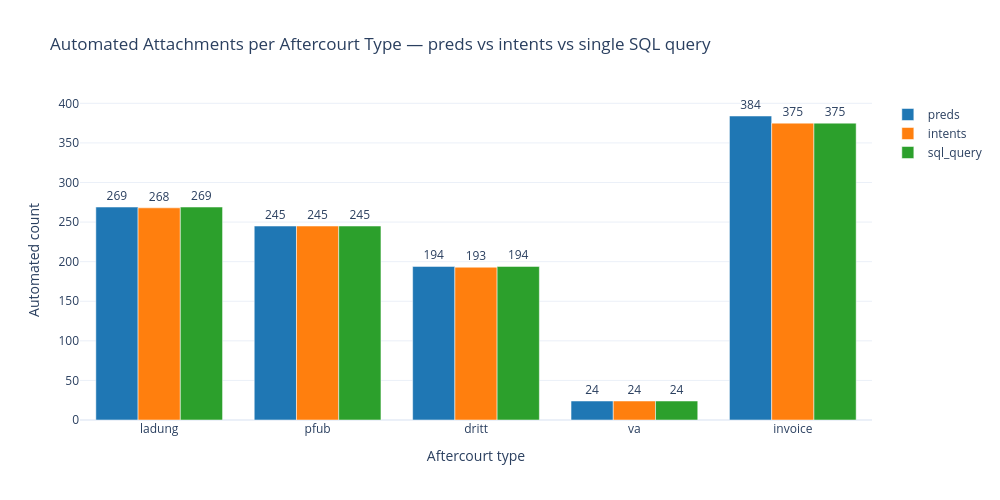

Notebook source saved alongside this figure:
### Code cell
# Grouped bar chart: automated counts per aftercourt type across the three methods
bar_df = (
    methods_comparison.drop(index='ALL')[['preds', 'intents', 'sql_query']]
    .reset_index()
    .melt(id_vars='aftercourt_type', var_name='method', value_name='automated')
)

fig = px.bar(
    bar_df,
    x='aftercourt_type',
    y='automated',
    color='method',
    barmode='group',
    text='automated',
    title='Automated Attachments per Aftercourt Type — preds vs intents vs single SQL query',
    labels={'aftercourt_type': 'Aftercourt type', 'automated': 'Automated count', 'method': 'Method'},
    category_orders={
        'aftercourt_type': ['ladung', 'pfub', 'dritt', 'va', 'invoice'],
        'method': ['preds', 'intents', 'sql_query'],
    },
    color_discrete_map={'preds': '#1f77b4', 'intents': '#ff7f0e', 'sql_query': '#2ca02c'},
)
fig.update_traces(textposition='outside')
fig.update_layout(
    template='plotly_white',
    width=1000,
    height=500,
    legend_title_text='',
)
fig.show()

### Figure 1 — Plotly figure (JSON) as saved in the notebook; plotly's stock layout.template omitted (floating-point values rounded to 4 significant figures)
{"data": [{"alignmentgroup": "True", "hovertemplate": "Method=preds<br>Aftercourt type=%{x}<br>Automated count=%{text}<extra></extra>", "legendgroup": "preds", "marker": {"color": "#1f77b4", "pattern": {"shape": ""}}, "name": "preds", "offsetgroup": "preds", "orientation": "v", "showlegend": true, "text": [269.0, 245.0, 194.0, 24.0, 384.0], "textposition": "outside", "type": "bar", "x": ["ladung", "pfub", "dritt", "va", "invoice"], "xaxis": "x", "y": [269, 245, 194, 24, 384], "yaxis": "y"}, {"alignmentgroup": "True", "hovertemplate": "Method=intents<br>Aftercourt type=%{x}<br>Automated count=%{text}<extra></extra>", "legendgroup": "intents", "marker": {"color": "#ff7f0e", "pattern": {"shape": ""}}, "name": "intents", "offsetgroup": "intents", "orientation": "v", "showlegend": true, "text": [268.0, 245.0, 193.0, 24.0, 375.0], "textposition": "outside", "type": "bar", "x": ["ladung", "pfub", "dritt", "va", "invoice"], "xaxis": "x", "y": [268, 245, 193, 24, 375], "yaxis": "y"}, {"alignmentgroup": "True", "hovertemplate": "Method=sql_query<br>Aftercourt type=%{x}<br>Automated count=%{text}<extra></extra>", "legendgroup": "sql_query", "marker": {"color": "#2ca02c", "pattern": {"shape": ""}}, "name": "sql_query", "offsetgroup": "sql_query", "orientation": "v", "showlegend": true, "text": [269.0, 245.0, 194.0, 24.0, 375.0], "textposition": "outside", "type": "bar", "x": ["ladung", "pfub", "dritt", "va", "invoice"], "xaxis": "x", "y": [269, 245, 194, 24, 375], "yaxis": "y"}], "layout": {"barmode": "group", "height": 500, "legend": {"title": {"text": ""}, "tracegroupgap": 0}, "title": {"text": "Automated Attachments per Aftercourt Type — preds vs intents vs single SQL query"}, "width": 1000, "xaxis": {"anchor": "y", "categoryarray": ["ladung", "pfub", "dritt", "va", "invoice"], "categoryorder": "array", "domain": [0, 1], "title": {"text": "Aftercourt type"}}, "yaxis": {"anchor": "x", "domain": [0, 1], "title": {"text": "Automated count"}}}}
